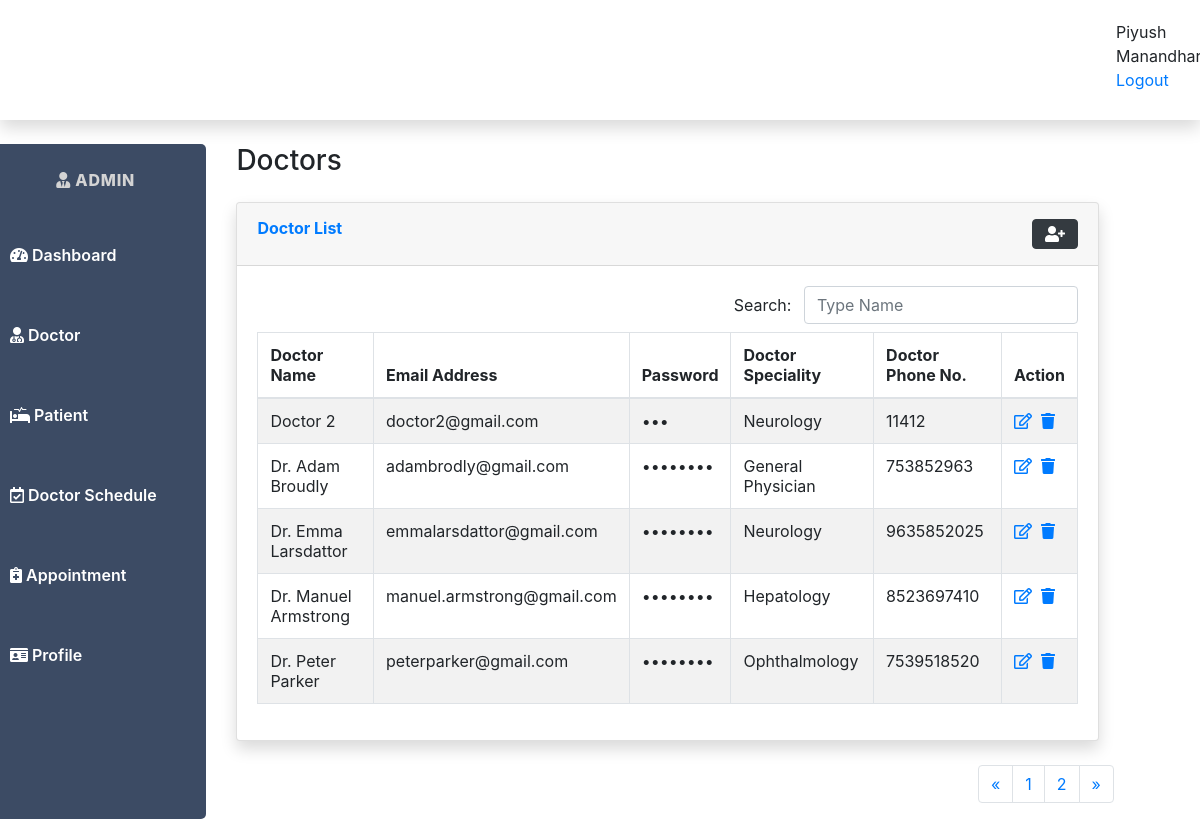
The page /admin/admin_doctor.php (signed in) on the database its author committed.
### tables this page shows
CREATE TABLE `admin_table` (
  `admin_id` int(11) NOT NULL,
  `admin_email_address` varchar(200) NOT NULL,
  `admin_password` varchar(100) NOT NULL,
  `admin_name` varchar(200) NOT NULL,
  `admin_contact_no` varchar(30) NOT NULL
);

CREATE TABLE `doctor_table` (
  `doctor_id` int(11) NOT NULL,
  `doctor_email_address` varchar(200) NOT NULL,
  `doctor_password` varchar(100) NOT NULL,
  `doctor_name` varchar(100) NOT NULL,
  `doctor_phone_no` varchar(30) NOT NULL,
  `doctor_address` mediumtext NOT NULL,
  `doctor_date_of_birth` date NOT NULL,
  `doctor_expert_in` varchar(100) NOT NULL,
  `doctor_status` enum('Active','Inactive') NOT NULL,
  `doctor_added_on` datetime NOT NULL
);

### admin/admin_doctor.php (the view, shortened to what this page needs)
<?php
$servername = "localhost";
$uname = "root";
$pass = "";
$db = "online_doctor_appointment";
$conn = mysqli_connect($servername, $uname, $pass, $db);
?>
<html>
<head>
    <link href="../css/fontawesome-free/css/all.min.css" rel="stylesheet" type="text/css" />
    <link rel="stylesheet" type="text/css" href="../css/admin.css" />
<link rel="stylesheet" href="https://maxcdn.bootstrapcdn.com/bootstrap/4.5.2/css/bootstrap.min.css">
</head>
<body>
    <div id="wrapper">
        <nav class="navbar topbar mb-4 static-top shadow">
            <ul class="navbar-nav ml-auto">
                <?php
                $query = "SELECT * FROM admin_table WHERE admin_id = '" . $_SESSION['admin_id'] . "' ";
                $q = mysqli_query($conn, $query);
                $data_admin = mysqli_fetch_array($q);
                $admin_name = $data_admin['admin_name'];
                ?>
                <li class="nav-item" id="top-nav">
                    <span id="user_profile_name"><?php echo $admin_name; ?></span><br>
                    <a href="admin_logout.php" id="admin_logout"><span>Logout</span></a>
                </li>
            </ul>
        </nav>
        <div class="row" class="sidebar">
            <div class="col-sm-3">
                <ul class="navbar-nav">
                    <div class="sidebar-brand-text mx-3"><i class="fas fa-user-tie"></i> Admin</div>
                    <li class="nav-item">
                        <a class="nav-link" href="admin_dashboard.php">
                            <i class="fas fa-tachometer-alt"></i>
                            <span>Dashboard</span></a>
                    </li>
                    <li class="nav-item">
                        <a class="nav-link" href="admin_doctor.php">
                            <i class="fa fa-user-md"></i>
                            <span>Doctor</span></a>
                    </li>
                    <li class="nav-item">
                        <a class="nav-link" href="admin_patient.php">
                            <i class="fa fa-procedures"></i>
                            <span>Patient</span></a>
                    </li>
                    <li class="nav-item">
                        <a class="nav-link" href="admin_doc_schedule.php">
                            <i class="far fa-calendar-check"></i>
                            <span>Doctor Schedule</span></a>
                    </li>
                    <li class="nav-item">
                        <a class="nav-link" href="admin_appointment.php">
                            <i class="fa fa-notes-medical"></i>
                            <span>Appointment</span></a>
                    </li>
                    <li class="nav-item">
                        <a class="nav-link" href="admin_profile.php">
                            <i class="fa fa-id-card"></i>
                            <span>Profile</span></a>
                    </li>
                </ul>
            </div>
            <div class="col-sm-9">
                <div id="content-wrapper" class="d-flex flex-column">
                    <div id="content">
                        <div class="container-fluid">
                            <h1 class="h3 mb-4 text-gray-800">Doctors</h1>
                            <div class="card shadow mb-4">
                                <div class="card-header py-3">
                                    <div class="row">
                                        <div class="col">
                                            <h6 class="m-0 font-weight-bold text-primary">Doctor List</h6>
                                        </div>
                                        <div class="col" align="right">
                                            <button type='button' class='btn btn-dark' data-bs-toggle='modal' data-bs-target='#exampleModal' title='Add Doctor'><i class="fas fa-user-plus"></i></button>
                                        </div>
                                    </div>
                                </div>
                                <div class="card-body">
                                    <div id="doctor_table_filter" class="dataTables_filter">
                                        <label for="search" style="display: inline-block; margin-bottom: .5rem;">
                                            Search: <input type="search" class="form-control form-control-md" placeholder="Type Name" aria-controls="doctor_table" name="doctor_search" id="search_doctor" style="margin-left: 0.5em; display: inline-block; width: auto;">
                                        </label>
                                    </div>
                                    <div class="table-responsive">
                                        <table class="table table-striped table-bordered" id="doctor_data" width="100%" cellspacing="0">
                                            <thead>
                                                <tr>
                                                    <th>Doctor Name</th>
                                                    <th>Email Address</th>
                                                    <th>Password</th>
                                                    <th>Doctor Speciality</th>
                                                    <th>Doctor Phone No.</th>
                                                    <th>Action</th>
                                                </tr>
                                            </thead>
                                            <tbody>
                                                <?php
                                                $limit = 5;
                                                $page = isset($_GET['page']) ? $_GET['page'] : 1;
                                                $start = ($page - 1) * $limit;
                                                $query = "SELECT * FROM doctor_table
                                                ORDER BY doctor_name ASC
                                                LIMIT $start, $limit";
                                                $result1 = $conn->query("SELECT count(doctor_id) AS id FROM doctor_table");
                                                $doctorCount = $result1->fetch_all(MYSQLI_ASSOC);
                                                $total = $doctorCount[0]['id'];
                                                $pages = ceil($total / $limit);
                                                $previous = $page - 1;
                                                $next = $page + 1;
                                                $result = $conn->query($query);
                                                if (mysqli_num_rows($result) > 0) {
                                                    while ($row = $result->fetch_assoc()) {
                                                        echo "<tr>
                                                        <td>" . $row["doctor_name"] . "</td>
                <td>" . $row["doctor_email_address"] . "</td>
                <td class='hidetext'>" . $row["doctor_password"] . "</td>
                <td>" . $row["doctor_expert_in"] . "</td>
                <td>" . $row["doctor_phone_no"] . "</td>
                <td> <a href='admin_update_doctor.php?id={$row['doctor_id']}' title='Update Profile'><i class='far fa-edit'></i></a>&nbsp;&nbsp;<a href='doctor_delete.php?id={$row['doctor_id']}' title='Delete Profile'><i class='fas fa-trash'></i></a>
                </td>
            </tr>";
                                                    }
                                                    echo "</tbody>
                                </table>";
                                                }
                                                ?>
                                    </div>
                                </div>
                            </div>
                        </div>
                    </div>
                </div>
                <nav aria-label="Page navigation example">
                    <ul class="pagination justify-content-end">
                        <li class="page-item">
                            <a class="page-link" href="admin_doctor.php?page=<?php echo $previous ?>" aria-label="Previous">
                                <span aria-hidden="true">&laquo;</span>
                            </a>
                        </li>
                        <?php for ($i = 1; $i <= $pages; $i++) : ?>
                            <li class="page-item"><a class="page-link" href="admin_doctor.php?page=<?php echo $i ?>"><?php echo $i ?></a></li>
                        <?php endfor; ?>
                        <li class="page-item">
                            <a class="page-link" href="admin_doctor.php?page=<?php echo $next ?>" aria-label="Next">
                                <span aria-hidden="true">&raquo;</span>
                            </a>
                        </li>
                    </ul>
                </nav>
            </div>
        </div>
    </div>
</body>
</html>

### css/admin.css (style rules this page uses)
.sidebar-brand-text { height: 4.375rem; text-decoration: none; font-size: 1rem; font-weight: 800; padding: 1.5rem 1rem; text-align: center; text-transform: uppercase; letter-spacing: 0.05rem; z-index: 1; color: lightgray; }
.navbar { position: relative; display: flex; flex-wrap: wrap; align-items: center; justify-content: space-between; padding-top: 0rem; padding-bottom: 0.5rem; }
.nav-item { padding-top: 20px; margin-left: 10px; padding-bottom: 20px; }
.nav-link { color: #fff; font-weight: 600; }
.col-sm-3 { -ms-flex: 0 0 18%; flex: 0 0 18%; max-width: 20%; background-color: #3c4b64; margin-top: 0px; background-size: cover; border-radius: 5px; }
#top-nav { margin-left: 1100px; }
#admin_logout { text-decoration: none; }

### admin/admin_doctor.php (style rules this page uses)
.hidetext { -webkit-text-security: disc; }
.sidebar-brand-text { height: 4.375rem; text-decoration: none; font-size: 1rem; font-weight: 800; padding: 1.5rem 1rem; text-align: center; text-transform: uppercase; letter-spacing: 0.05rem; z-index: 1; color: lightgray; }
.navbar { position: relative; display: flex; flex-wrap: wrap; align-items: center; justify-content: space-between; padding-top: 0rem; padding-bottom: 0.5rem; }
.nav-item { padding-top: 20px; margin-left: 10px; padding-bottom: 20px; }
.nav-link { color: #fff; font-weight: 600; }
.col-sm-3 { -ms-flex: 0 0 18%; flex: 0 0 18%; max-width: 20%; background-color: #3c4b64; margin-top: 0px; background-size: cover; border-radius: 5px; }
#top-nav { margin-left: 1100px; }
#admin_logout { text-decoration: none; }
.row { --bs-gutter-x: 1.5rem; --bs-gutter-y: 0; }
.dataTables_filter { text-align: right; }

### rows shown on the page
admin_table: admin_name "Piyush…"
doctor_table: doctor_name "Doctor 2", doctor_email_address "doctor2@gmail.com", doctor_password "123", doctor_expert_in "Neurology", doctor_phone_no "11412"
doctor_table: doctor_name "Dr. Adam Broudly", doctor_email_address "adambrodly@gmail.com", doctor_password "password", doctor_expert_in "General Physician", doctor_phone_no "753852963"
doctor_table: doctor_name "Dr. Emma Larsdattor", doctor_email_address "emmalarsdattor@gmail.com", doctor_password "password", doctor_expert_in "Neurology", doctor_phone_no "9635852025"
doctor_table: doctor_name "Dr. Manuel Armstrong", doctor_email_address "manuel.armstrong@gmail.com", doctor_password "password", doctor_expert_in "Hepatology", doctor_phone_no "8523697410"
doctor_table: doctor_name "Dr. Peter Parker", doctor_email_address "peterparker@gmail.com", doctor_password "password", doctor_expert_in "Ophthalmology", doctor_phone_no "7539518520"
